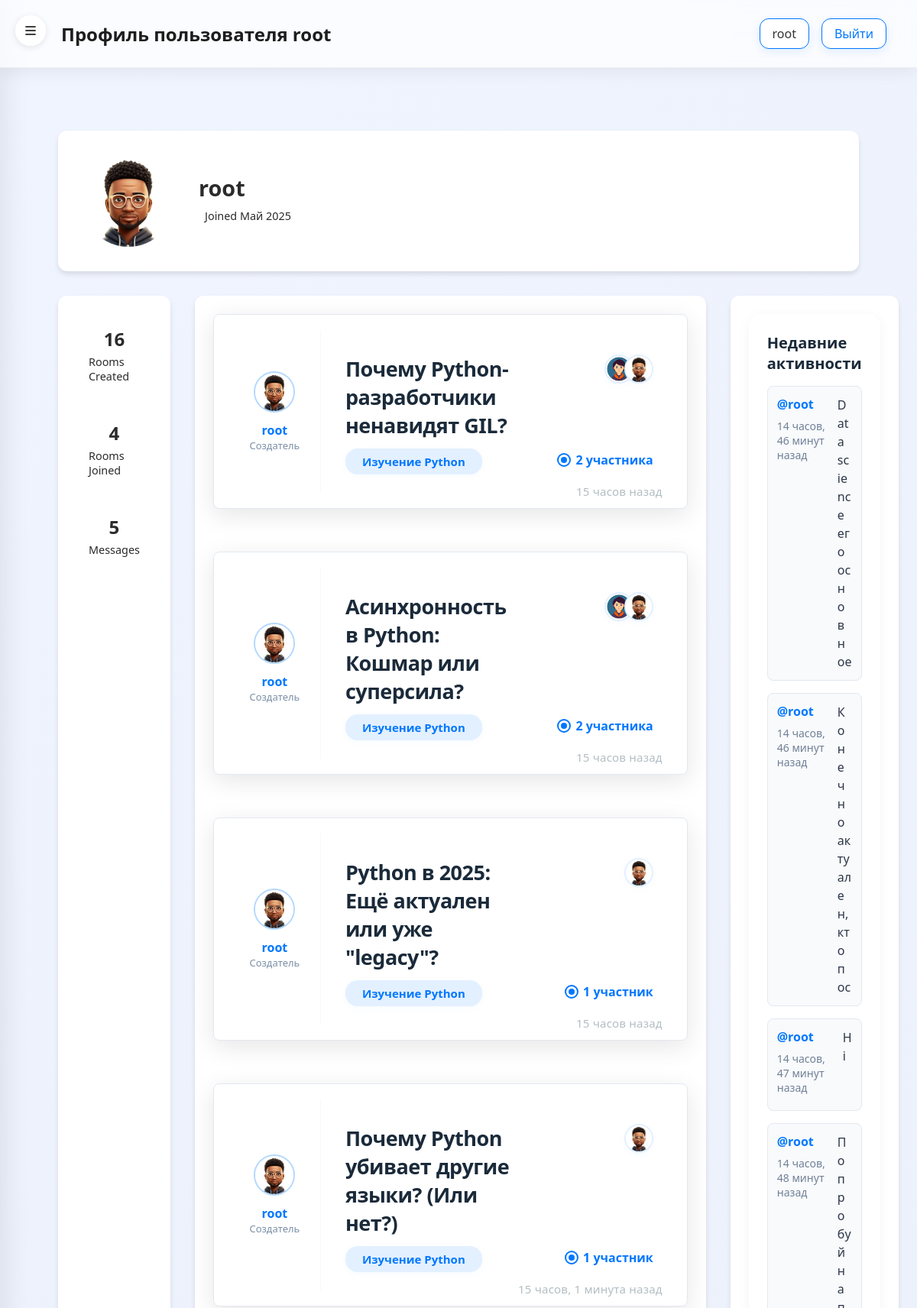
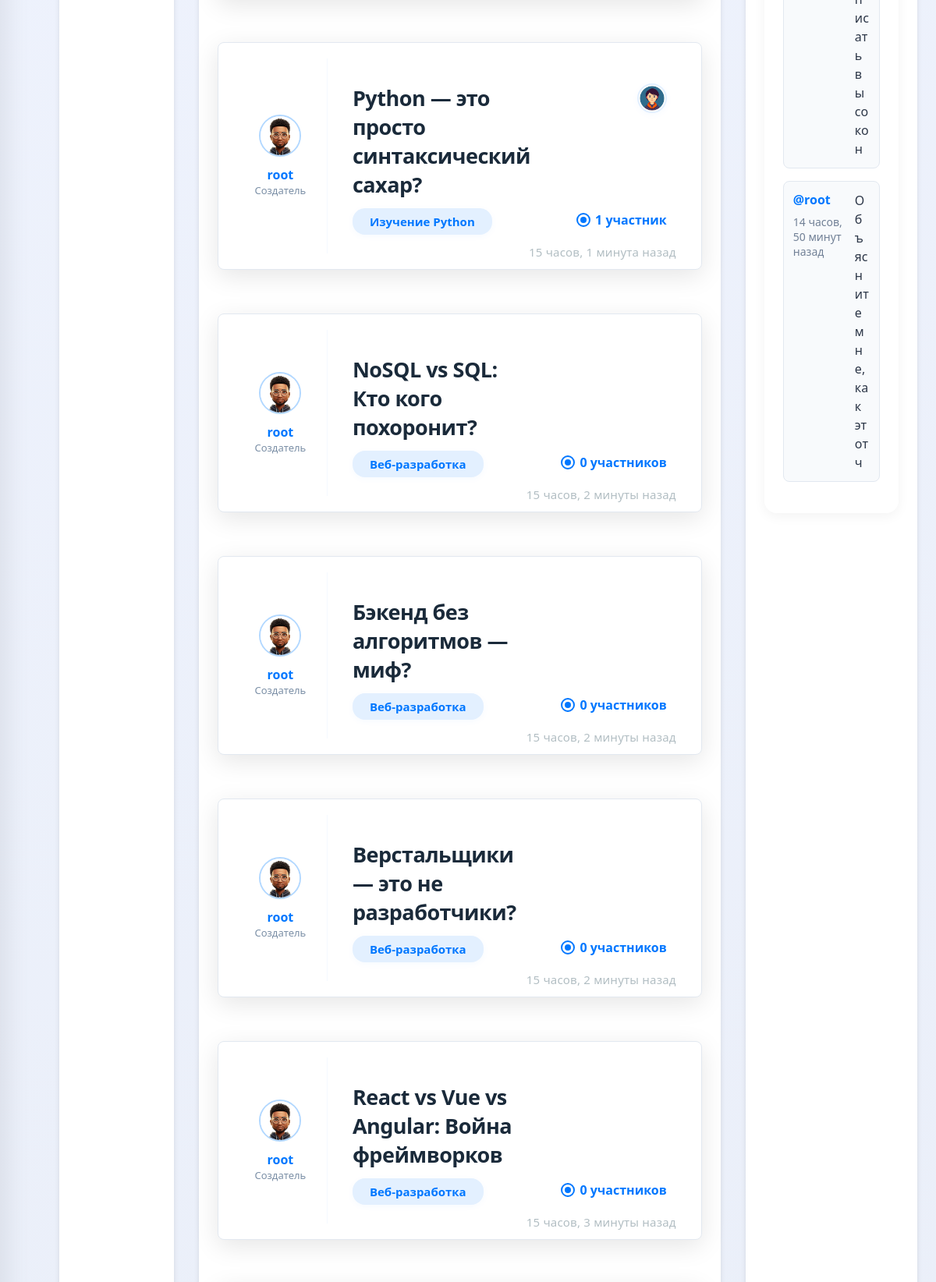
The app's page /profile/2/ (upper part) with its own data (2 pictures, top to bottom).
### apps/accounts/models.py (models this page shows)
class User(AbstractUser):
    avatar = models.ImageField(upload_to='users/%Y/%m/%d/', blank=True, null=True,
                               verbose_name="Пользовательский аватар")
    birth_date = models.DateField(blank=True, null=True, verbose_name="Дата рождения")
    @property
    def get_avatar_url(self):
        if self.avatar and hasattr(self.avatar, 'url'):
            return self.avatar.url
        return DEFAULT_USER_AVATAR

### apps/study_base/models.py (models this page shows, shortened)
class Room(IsDeletedModel):
    host = models.ForeignKey(get_user_model(), on_delete=models.SET_NULL, null=True)
    topic = models.ForeignKey('Topic', on_delete=models.SET_NULL, null=True)
    name = models.CharField(max_length=200)
    description = models.TextField(null=True, blank=True)
    participants = models.ManyToManyField(get_user_model(), related_name='participants', blank=True)
    class Meta:
        ordering = ['-updated_at', '-created_at']

class Topic(IsDeletedModel):
    name = models.CharField(max_length=200)

class Message(BaseModel):
    user = models.ForeignKey(get_user_model(), on_delete=models.CASCADE)
    room = models.ForeignKey(Room, on_delete=models.CASCADE)
    body = models.TextField()
    class Meta:
        ordering = ['-updated_at', '-created_at']
    def __str__(self):
        return self.body[0:25]

### apps/study_base/views.py (the view)
# urls.py: path('profile/<str:pk>/', UserProfile.as_view(), name='user_profile'),
class UserProfile(generic.TemplateView):
    template_name = 'study_base/profile.html'
    def get_context_data(self, **kwargs):
        context = super().get_context_data(**kwargs)
        user = get_user_model().objects.get(id=self.kwargs['pk'])
        context['user'] = user
        context['rooms'] = user.room_set.all()
        context['room_messages'] = user.message_set.all()
        context['topics'] = Topic.objects.get_queryset()
        return context

### apps/common/managers.py (called while the page is built)
    def get_queryset(self):
        return GetOrNoneQuerySet(self.model)

    def get_queryset(self):
        return IsDeletedQuerySet(self.model).filter(is_deleted=False)

### apps/study_base/templatetags/pluralize_russian.py (called while the page is built)
@register.filter
def pluralize_participants(number):
    number = abs(int(number))
    if number == 0:
        return "участников"
    last_two = number % 100
    last_one = number % 10
    if 11 <= last_two <= 14:
        return "участников"
    if last_one == 1:
        return "участник"
    if 2 <= last_one <= 4:
        return "участника"
    return "участников"

### templates/study_base/profile.html (shortened to what this page needs)
{% extends 'base.html' %}
{% load static %}
{% block extra_head %}
<link href="{% static 'css/components/activity_component.css' %}" rel="stylesheet">
<link href="{% static 'css/profile.css' %}" rel="stylesheet">
<link rel="stylesheet" href="{% static 'css/pages/profile.css' %}">
{% endblock %}
{% block header_title %}Профиль пользователя {{ user.username }}{% endblock %}
{% block content %}
<div class="profile-page">
    <div class="profile-header">
        <div class="profile-header-content">
            <div class="profile-avatar-container">
                <img src="{{ user.get_avatar_url }}" alt="Profile Avatar" class="profile-avatar">
            </div>
            <div class="profile-info">
                <h2 class="profile-username">{{ user.username }}</h2>
                <p class="profile-join-date">
                    Joined {{ user.date_joined|date:"F Y" }}
                </p>
            </div>
        </div>
    </div>
    <div class="profile-container">
        <div class="profile-sidebar">
            <div class="profile-stats">
                <div class="stat-item">
                    <span class="stat-value">{{ user.room_set.count }}</span>
                    <span class="stat-label">Rooms Created</span>
                </div>
                <div class="stat-item">
                    <span class="stat-value">{{ user.participants.count }}</span>
                    <span class="stat-label">Rooms Joined</span>
                </div>
                <div class="stat-item">
                    <span class="stat-value">{{ user.message_set.count }}</span>
                    <span class="stat-label">Messages</span>
                </div>
            </div>
        </div>
        <div class="profile-main">
            {% include 'study_base/feed_component.html' %}
        </div>
        <div class="profile-sidebar">
            {% include 'study_base/activity_component.html' %}
        </div>
    </div>
</div>
{% endblock content %}

### templates/base.html (shortened to what this page needs)
<!DOCTYPE html>
{% load static %}
<html lang="en">
<head>
    <link href="{% static 'css/base.css' %}" rel="stylesheet">
    {% block extra_head %}
    {% endblock %}
</head>
<body>
<div class="container">
    <button class="sidebar-toggle" id="sidebarToggle">
        <svg viewBox="0 0 24 24" fill="none" stroke="currentColor" stroke-width="2">
            <path d="M4 6h16M4 12h16M4 18h16"></path>
        </svg>
    </button>
    <div class="main" id="main">
        <header>
            <h2>{% block header_title %}Добро пожаловать в StudyRoom{% endblock %}</h2>
            <div class="user-menu">
                {% if user.is_authenticated %}
                <a href="{% url 'accounts:profile' %}"><span>{{ user.username }}</span></a>
                <a href="{% url 'accounts:logout' %}">Выйти</a>
                {% else %}
                <a href="{% url 'accounts:login' %}">Войти</a>
                <a href="{% url 'accounts:signup' %}">Регистрация</a>
                {% endif %}
            </div>
        </header>
        <main>
            {% block content %}
            {% endblock %}
        </main>
    </div>
</div>
</body>
</html>

### templates/study_base/feed_component.html (shortened to what this page needs)
{% load pluralize_russian %}
<div class="room-cards">
    {% for room in rooms %}
    <div class="room-card">
        <div class="host-col">
            <img src="{{ room.host.get_avatar_url }}"
                 class="host-avatar"
                 alt="avatar">
            <a href="{% url 'user_profile' room.host.id %}"><span class="host-name">{{ room.host.username }}</span></a>
            <span class="host-label">Создатель</span>
        </div>
        <div class="center-col">
            <a href="{% url 'room' room.id %}">
                <div class="room-title">{{ room.name }}</div>
            </a>
            <span class="room-topic">{{ room.topic.name }}</span>
        </div>
        <div class="right-col">
            <div class="participants-row">
                {% for user in room.participants.all|slice:':3' %}
                <img src="{{ user.get_avatar_url }}"
                     class="participant-avatar"
                     alt="avatar">
                {% endfor %}
            </div>
            <span class="joined-count">
                <svg width="18" height="18" fill="#0077ff" style="vertical-align:middle;"><circle cx="9" cy="9" r="8"
                                                                                                  stroke="#0077ff"
                                                                                                  stroke-width="2"
                                                                                                  fill="none"/><circle
                        cx="9" cy="9" r="4" fill="#0077ff"/></svg>
                {{ room.participants.count }} {{ room.participants.count|pluralize_participants }}
            </span>
        </div>
        <span class="room-time">{{ room.created_at|timesince }} назад</span>
    </div>
    {% endfor %}
</div>

### templates/study_base/activity_component.html (shortened to what this page needs)
{% load static %}
<div class="activity-container">
    <h3 class="activity-title">Недавние активности</h3>
    {% for message in room_messages %}
    <div class="activity-item">
        <div class="activity-header">
            <a href="{% url 'user_profile' message.user.id %}"><span class="activity-user">@{{ message.user }}</span></a>
            <span class="activity-time">{{ message.created_at|timesince }} назад</span>
        </div>
        <p class="activity-message">{{ message }}</p>
    </div>
    {% endfor %}
</div>

### static/css/base.css (style rules this page uses)
* { margin: 0; padding: 0; box-sizing: border-box; }
html, body { font-family: 'Segoe UI', Tahoma, Geneva, Verdana, sans-serif; background: #e7ecf5; color: #2b2b2b; height: 100%; scroll-behavior: smooth; transition: background 0.3s ease; }
a { text-decoration: none; color: inherit; transition: all 0.3s ease; }
.container { display: flex; min-height: 100vh; background: radial-gradient(circle at top left, #f0f4ff, #e7ecf5); }
.main { margin-left: 260px; display: flex; flex-direction: column; flex: 1; min-height: 100vh; width: calc(100% - 260px); transition: margin-left 0.3s cubic-bezier(0.4, 0, 0.2, 1), width 0.3s cubic-bezier(0.4, 0, 0.2, 1); }
.main.expanded { margin-left: 0; width: 100%; }
header { background: rgba(255, 255, 255, 0.7); backdrop-filter: blur(16px); padding: 24px 40px 24px 80px; display: flex; justify-content: space-between; align-items: center; border-bottom: 1px solid rgba(0, 0, 0, 0.05); box-shadow: 0 6px 20px rgba(0, 0, 0, 0.06); position: sticky; top: 0; z-index: 20; transition: all 0.3s ease; }
header h2 { font-size: 24px; font-weight: 600; color: #1d1d1d; }
.user-menu { display: flex; align-items: center; gap: 16px; }
.user-menu span { font-weight: 500; color: #333; }
.user-menu a { padding: 8px 16px; border: 1px solid #0077ff; border-radius: 12px; background: white; color: #0077ff; font-weight: 500; box-shadow: 0 4px 12px rgba(0, 119, 255, 0.1); transition: all 0.3s ease; }
main { flex: 1; padding: 50px 60px; animation: fadeIn 0.6s ease-out; background: transparent; position: relative; z-index: 1; }
.sidebar-toggle { position: fixed; top: 20px; left: 20px; z-index: 100; background: rgba(255, 255, 255, 0.9); border: none; border-radius: 50%; width: 40px; height: 40px; display: flex; align-items: center; justify-content: center; cursor: pointer; box-shadow: 0 2px 10px rgba(0, 0, 0, 0.1); transition: all 0.3s cubic-bezier(0.4, 0, 0.2, 1); }
.sidebar-toggle svg { width: 20px; height: 20px; transition: transform 0.3s cubic-bezier(0.4, 0, 0.2, 1); }
.main.expanded { margin-left: 0; }
.room-cards { display: flex; flex-direction: column; gap: 40px; align-items: center; }
.room-card { display: flex; flex-direction: row; align-items: stretch; background: rgba(255,255,255,0.65); border-radius: 28px; box-shadow: 0 8px 32px rgba(0,0,0,0.10); min-width: 340px; max-width: 820px; width: 100%; padding: 0; overflow: hidden; position: relative; backdrop-filter: blur(16px); border: 1.5px solid rgba(200,220,255,0.18); margin-bottom: 20px; min-height: 200px; }
.room-card .host-col { background: rgba(255,255,255,0.18); display: flex; flex-direction: column; align-items: center; justify-content: center; min-width: 120px; padding: 32px 18px; border-right: 1.5px solid rgba(200,220,255,0.18); }
.room-card .host-avatar { width: 54px; height: 54px; border-radius: 50%; object-fit: cover; border: 2.5px solid #b2d8ff; margin-bottom: 12px; background: #f0f4ff; }
.room-card .host-name { font-weight: 700; color: #0077ff; font-size: 16px; text-align: center; margin-bottom: 2px; }
.room-card .host-label { font-size: 13px; color: #7b8fa6; font-weight: 500; }
.room-card .center-col { flex: 1; display: flex; flex-direction: column; justify-content: center; align-items: flex-start; padding: 32px 32px 24px 32px; min-height: 200px; }
.room-card .room-title { font-size: 27px; font-weight: 800; color: #1a2a3a; margin-bottom: 10px; letter-spacing: -0.5px; }
.room-card .room-topic { background: #e3f0ff; color: #0077ff; border-radius: 16px; padding: 7px 22px; font-size: 15px; font-weight: 600; margin-bottom: 0; margin-top: 2px; box-shadow: 0 2px 8px rgba(0,119,255,0.04); }
.room-card .right-col { display: flex; flex-direction: column; align-items: flex-end; justify-content: space-between; min-width: 160px; padding: 32px 24px 32px 18px; background: rgba(255,255,255,0.10); min-height: 200px; }
.room-card .participants-row { display: flex; align-items: center; gap: 0; margin-bottom: 18px; }
.room-card .participant-avatar { width: 38px; height: 38px; border-radius: 50%; object-fit: cover; border: 2px solid #e3f0ff; margin-left: -12px; background: #fff; box-shadow: 0 2px 8px rgba(0,119,255,0.04); }
.room-card .joined-count { margin-top: 10px; color: #0077ff; font-size: 16px; font-weight: 600; display: flex; align-items: center; gap: 6px; }
.room-card .room-time { position: absolute; right: 32px; bottom: 12px; color: #b2bec3; font-size: 15px; font-weight: 500; letter-spacing: 0.2px; }

### records on screen
User: username "root", date_joined "Май 2025", room_set.count "16", participants.count "4", message_set.count "5", shows a picture
Room: host.username "root", name "Почему Python-разработчики ненавидят GIL?", topic.name "Изучение Python", participants.count "2", created_at "15 часов"
User: get_avatar_url (picture)
Room: host.username "root", name "Асинхронность в Python: Кошмар или суперсила?", topic.name "Изучение Python", participants.count "2", created_at "15 часов"
Room: host.username "root", name "Python в 2025: Ещё актуален или уже \"legacy\"?", topic.name "Изучение Python", participants.count "1", created_at "15 часов"
Room: host.username "root", name "Почему Python убивает другие языки? (Или нет?)", topic.name "Изучение Python", participants.count "1", created_at "15 часов, 1 минута"
Room: host.username "root", name "Python — это просто синтаксический сахар?", topic.name "Изучение Python", participants.count "1", created_at "15 часов, 1 минута"
Room: host.username "root", name "NoSQL vs SQL: Кто кого похоронит?", topic.name "Веб-разработка", participants.count "0", created_at "15 часов, 2 минуты"
Room: host.username "root", name "Бэкенд без алгоритмов — миф?", topic.name "Веб-разработка", participants.count "0", created_at "15 часов, 2 минуты"
Room: host.username "root", name "Верстальщики — это не разработчики?", topic.name "Веб-разработка", participants.count "0", created_at "15 часов, 2 минуты"
Room: host.username "root", name "React vs Vue vs Angular: Война фреймворков", topic.name "Веб-разработка", participants.count "0", created_at "15 часов, 3 минуты"
Message: user "root", created_at "14 часов, 46 минут", body "Data science его основное"
Message: user "root", created_at "14 часов, 46 минут", body "Конечно актуален, кто пос"
Message: user "root", created_at "14 часов, 47 минут", body "Hi"
Message: user "root", created_at "14 часов, 48 минут", body "Попробуй написать высокон"
Message: user "root", created_at "14 часов, 50 минут", body "Объясните мне, как этот ч"
